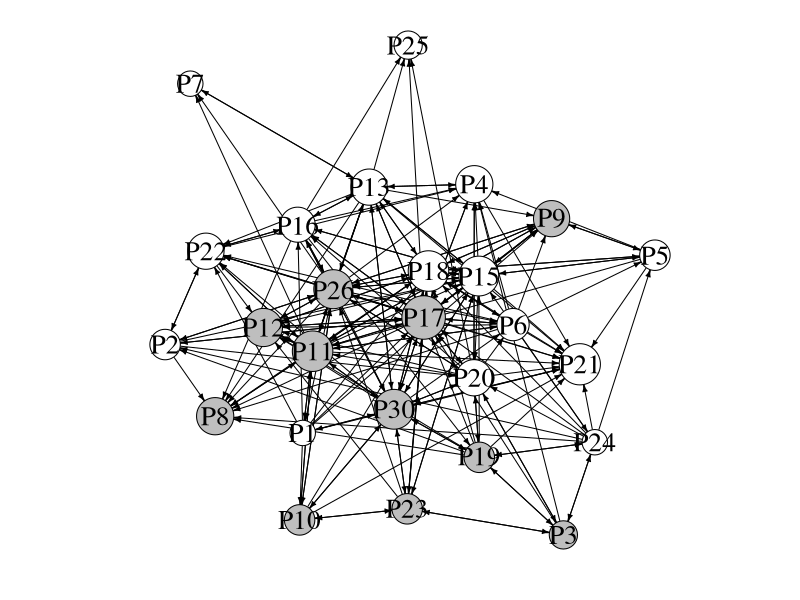

Recreate this plot in R. (Note: this script raises an error after producing the figure.)
### visualization of the knowledge network between firms ###


# packages
library(data.table)
library(dplyr)
library(igraph)
library(ggraph)
library(graphlayouts)

# for reproduction
set.seed(16)




##__ 1) plots to highlight spinoff companies in the network __##

## DATA PREP ## 

# graph from matrix
mat <-as.matrix(read.csv("../data/network_data.csv", sep=";", header=TRUE, row.names = 1))
graph <- graph.adjacency(mat)

# firm properties
prop <- fread("../data/firm_properties.csv", sep=";")

# add spinoff attribute
V(graph)$spinoff <- prop$spinoff

# assign colors
V(graph)[V(graph)$spinoff == 0]$color <- "white"
V(graph)[V(graph)$spinoff == 1]$color <- "grey"

# network layout
la <- layout_with_graphopt(graph, niter=500)*100


## PLOT
title <- "spinoffs_in_knowledge_network"
file_name <- paste("../figures/", title, ".png", sep="")
png(file_name, width=1200, height=900, units = 'px')

par(mar=c(1,1,0,0) + 0.1)

plot(graph, layout=la*1000,
	vertex.size=6+4*log(degree(graph, mode="in")),
	vertex.label.color="black",
	vertex.label.cex=1.65,
	edge.color="black",
	edge.arrow.size=0.35)
dev.off()




##__ 2) old Petofi Press as FOCAL node __##
## 2A) full network


## DATA PREP ## 

# graph from matrix
mat <-as.matrix(read.csv("../data/network_data.csv", sep=";", header=TRUE, row.names = 1))
graph <- graph.adjacency(mat)

# firm properties
prop <- fread("../data/firm_properties.csv", sep=";")

# mark Petofi Press - the focal node
prop$petofi <- 0
prop$petofi[which(prop$ID == "P20")] <- 1

# add spinoff attribute
V(graph)$spinoff <- prop$spinoff
V(graph)$petofi <- prop$petofi


# full network layout
layout_full <- data.frame(layout_with_focus(graph, 19, iter=500, tol=0.1))
layout_full$ID <- prop$ID

# full graph plot
title <- "focal_Petofi_graph_full"
file_name <- paste("../figures/", title, ".png", sep="")
png(file_name, width=600, height=600, units = 'px')

ggraph(graph, layout="manual",
	node.positions = data.frame(x = layout_full[,1], y = layout_full[,2])) +
	draw_circle(use = "focus", max.circle = 2) +
	geom_edge_link(edge_color = "black", edge_width = 0.3) +
	geom_node_point(aes(fill = as.factor(petofi), size = as.factor(petofi)), shape = 21) +
	scale_fill_manual(values=c("grey", "lightblue1")) +
	scale_size_manual(values=c(10, 25)) +
	theme_graph() +
	theme(legend.position = "none") +
	coord_fixed()
dev.off()



##__ 2) old Petofi Press as FOCAL node __##
## 2B) only spinoffs and focal node

## DATA PREP ##

# keep spinoffs ONLY
spin_ids <- select(filter(prop, spinoff==1), ID)
spin_ids <- spin_ids$ID
spin_ids <- c(spin_ids, "P20") # PETOFI = P20

graph2 <- induced_subgraph(graph, spin_ids)

# subgraph layout
layout_small <- filter(layout_full, ID %in% spin_ids)

# subgraph plot
title <- "only_spinoffs_and_focal"
file_name <- paste("../figures/", title, ".png", sep="")
png(file_name, width=600, height=600, units = 'px')

ggraph(graph2, layout="manual",
	node.positions = data.frame(x = layout_small[,1], y = layout_small[,2])) +
	draw_circle(use = "focus", max.circle = 2) +
	geom_edge_link(edge_color = "black", edge_width = 0.3) +
	geom_node_point(aes(fill = as.factor(petofi), size = as.factor(petofi)), shape = 21) +
	scale_fill_manual(values=c("grey", "lightblue1")) +
	scale_size_manual(values=c(10, 25)) +
	theme_graph() +
	theme(legend.position = "none") +
	coord_fixed()
dev.off()
